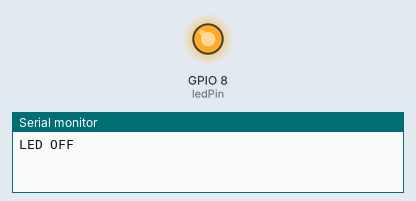
Simulated run of this sketch. Board: ESP32-C3. Shown: output pins drawn as LEDs (lit = HIGH), the last lines printed to the serial monitor.

Above: at 0.5 s.
At 3.5 s:
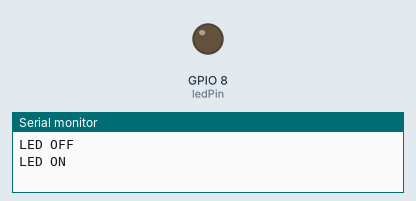
Timing chart, 0 to 7.8 s (numbered marks = the images above):
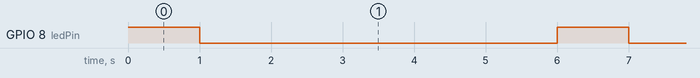

The sketch:

blink_led_serial.ino.ino
```cpp
//create constain varriable ledpin
//this led connect GPIO pin 8 of the esp32c3
const int ledPin = 8;
void setup() {
  pinMode(ledPin, OUTPUT);
}
//Starts serial communication at 115200 baud rate.
// when the led on or off it gone send a text to serial monitor as led on or led off.
void loop() {
  Serial.begin(115200);
  digitalWrite(ledPin, HIGH);
  Serial.println("LED OFF");
  delay(1000);
  digitalWrite(ledPin, LOW);
  Serial.println("LED ON");
  delay(5000);
}
```

Measured:
- by itself, GPIO 8 (ledPin): alternates HIGH for 1.0 s and LOW for 5.0 s
